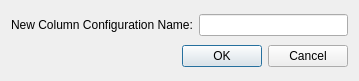
<?xml version="1.0" encoding="UTF-8"?>
<ui version="4.0">
 <class>Dialog</class>
 <widget class="QDialog" name="Dialog">
  <property name="geometry">
   <rect>
    <x>0</x>
    <y>0</y>
    <width>359</width>
    <height>81</height>
   </rect>
  </property>
  <property name="windowTitle">
   <string>Use Saved Column Configuration</string>
  </property>
  <layout class="QGridLayout" name="gridLayout">
   <item row="0" column="0">
    <widget class="QLabel" name="label">
     <property name="text">
      <string>New Column Configuration Name:</string>
     </property>
    </widget>
   </item>
   <item row="0" column="1">
    <widget class="QLineEdit" name="lineEdit"/>
   </item>
   <item row="1" column="0" colspan="2">
    <widget class="QDialogButtonBox" name="buttonBox">
     <property name="orientation">
      <enum>Qt::Horizontal</enum>
     </property>
     <property name="standardButtons">
      <set>QDialogButtonBox::Cancel|QDialogButtonBox::Ok</set>
     </property>
    </widget>
   </item>
  </layout>
 </widget>
 <resources/>
 <connections>
  <connection>
   <sender>buttonBox</sender>
   <signal>accepted()</signal>
   <receiver>Dialog</receiver>
   <slot>accept()</slot>
   <hints>
    <hint type="sourcelabel">
     <x>248</x>
     <y>254</y>
    </hint>
    <hint type="destinationlabel">
     <x>157</x>
     <y>274</y>
    </hint>
   </hints>
  </connection>
  <connection>
   <sender>buttonBox</sender>
   <signal>rejected()</signal>
   <receiver>Dialog</receiver>
   <slot>reject()</slot>
   <hints>
    <hint type="sourcelabel">
     <x>316</x>
     <y>260</y>
    </hint>
    <hint type="destinationlabel">
     <x>286</x>
     <y>274</y>
    </hint>
   </hints>
  </connection>
 </connections>
</ui>
